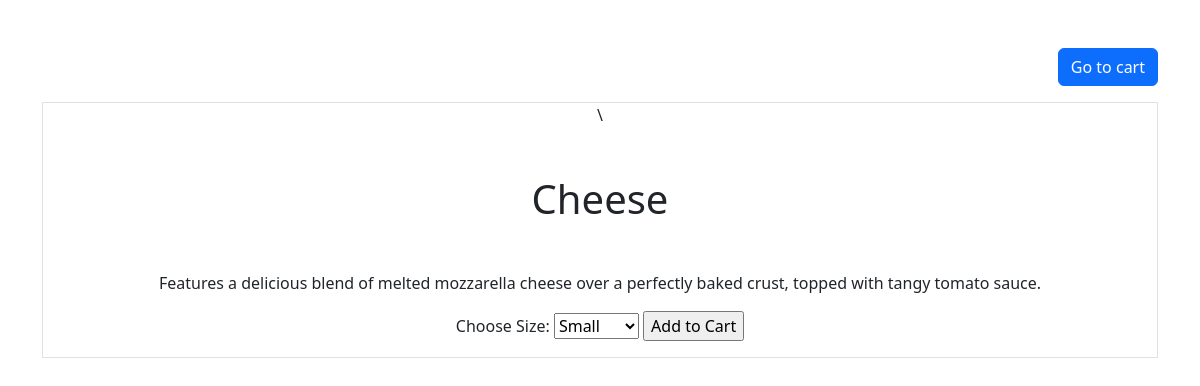
Page /menu/1 on the committed database.
### home/models.py (models this page shows)
class Menu(models.Model):
    pizza_type = models.CharField(max_length=50)
    toppings = models.ManyToManyField(Topping, blank=True)
    description = models.TextField()
    image_url = models.URLField(blank=True, null=True)

### home/views.py (the view)
# urls.py: path('menu/<int:pk>', views.menu_item_info, name="menu.detail"),
def menu_item_info(request, pk):
    try:
        item = Menu.objects.get(pk=pk)
        sizes = Size.objects.all()
    except Menu.DoesNotExist:
        raise Http404('Item does not exist')
    return render(request, 'home/item_detail.html', {'item': item, 'sizes': sizes})

### home/templates/home/item_detail.html (shortened to what this page needs)
{% extends "base.html" %}
{% block content %}
<div class="d-flex justify-content-end mb-3">
    <a href="{% url 'cart.items' %}" class="btn btn-primary">Go to cart</a>
</div>
<div class="border round">\
    <form id="add-to-cart-form" method="post" action="{% url 'add_to_cart' pk=item.pk %}">
        <h1 class="my-5">{{ item.pizza_type }}</h1>
        <p>{{ item.description }}</p>
        <label>Choose Size:</label>
        <select name="size">
            {% for size in sizes %}
            <option>{{ size.size }}</option>
            {% endfor %}
        </select>
        <input type="submit" value="Add to Cart">
    </form>
</div>
{% endblock %}

### rows in the picture
Menu: pizza_type "Cheese", description "Features a delicious blend of melted mozzarella cheese over a perfectly baked crust, topped with tangy tomato sauce."

### other values in the picture
form field size "Small"
